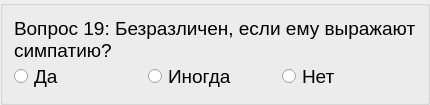
          <widget class="QGroupBox" name="block2_item19">
           <layout class="QVBoxLayout" name="verticalLayout_31">
            <property name="spacing">
             <number>0</number>
            </property>
            <item>
             <widget class="QLabel" name="label_38">
              <property name="font">
               <font>
                <pointsize>14</pointsize>
               </font>
              </property>
              <property name="text">
               <string>Вопрос 19: Безразличен, если ему выражают симпатию?</string>
              </property>
              <property name="alignment">
               <set>Qt::AlignLeading|Qt::AlignLeft|Qt::AlignVCenter</set>
              </property>
              <property name="wordWrap">
               <bool>true</bool>
              </property>
             </widget>
            </item>
            <item>
             <layout class="QHBoxLayout" name="_31">
              <property name="spacing">
               <number>0</number>
              </property>
              <item>
               <widget class="QRadioButton" name="radioButton_91">
                <property name="font">
                 <font>
                  <pointsize>14</pointsize>
                 </font>
                </property>
                <property name="text">
                 <string>Да</string>
                </property>
               </widget>
              </item>
              <item>
               <widget class="QRadioButton" name="radioButton_92">
                <property name="font">
                 <font>
                  <pointsize>14</pointsize>
                 </font>
                </property>
                <property name="text">
                 <string>Иногда</string>
                </property>
               </widget>
              </item>
              <item>
               <widget class="QRadioButton" name="radioButton_93">
                <property name="font">
                 <font>
                  <pointsize>14</pointsize>
                 </font>
                </property>
                <property name="text">
                 <string>Нет</string>
                </property>
               </widget>
              </item>
             </layout>
            </item>
           </layout>
          </widget>
